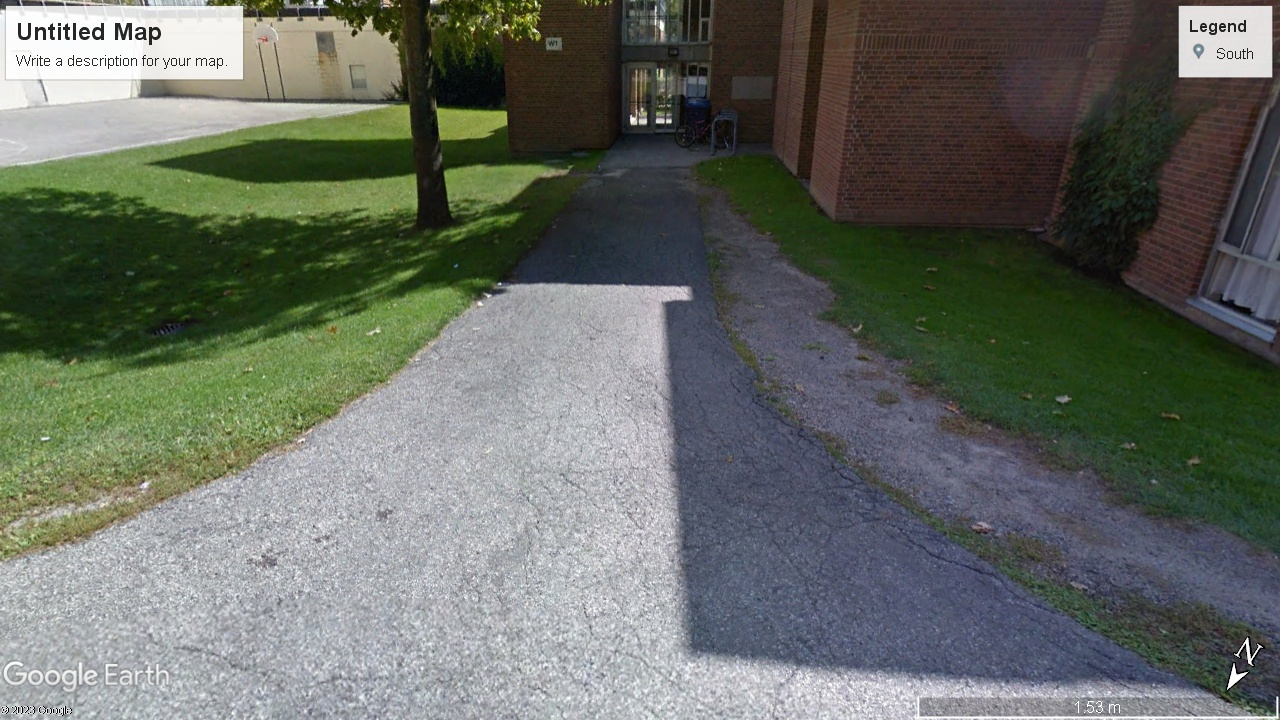
#> input picture Sidewalks/P1.jpg, 1280 x 720 px, given in place of IMG_1671.MOV, which was not available
$ python linemeasure.py
#> lines starting #> are read from the running program, lines starting #| are printed output that depends on the picture; after the words box and inside, x2 and y2 are one past the last pixel; in counts of white or black regions, pixels touching at a corner belong together; pictures that were not available may be replaced by others from this repository, and a replacement may not be noted
import numpy as np
import matplotlib.pyplot as plt
import cv2
import time
import math

vid = cv2.VideoCapture('IMG_1671.MOV')

while vid.isOpened():
    (ret, image) = vid.read()
#> image is the input picture: shape (720, 1280, 3); mean B, G, R 98.4, 106.6, 101.6
    y = image.shape[0]
#> y = 720
    x = image.shape[1]
#> x = 1280
    halfx = int(x / 2)
#> halfx = 640
    yless = y - 1
#> yless = 719
    result = []

    whiteboard = np.ones((y, x, 3), np.uint8) * 256
    hsv = cv2.cvtColor(image, cv2.COLOR_BGR2HSV)
#> hsv: shape (720, 1280, 3); mean H, S, V 74.5, 69.1, 113.5
    (h, s, v) = cv2.split(hsv)
    lower_value_threshold = 50
    upper_value_threshold = 100
    lower_hue_threshold = 10
    upper_hue_threshold = 90

    # binary mask with value thresholds

    value_mask = cv2.inRange(v, lower_value_threshold,
                             upper_value_threshold)
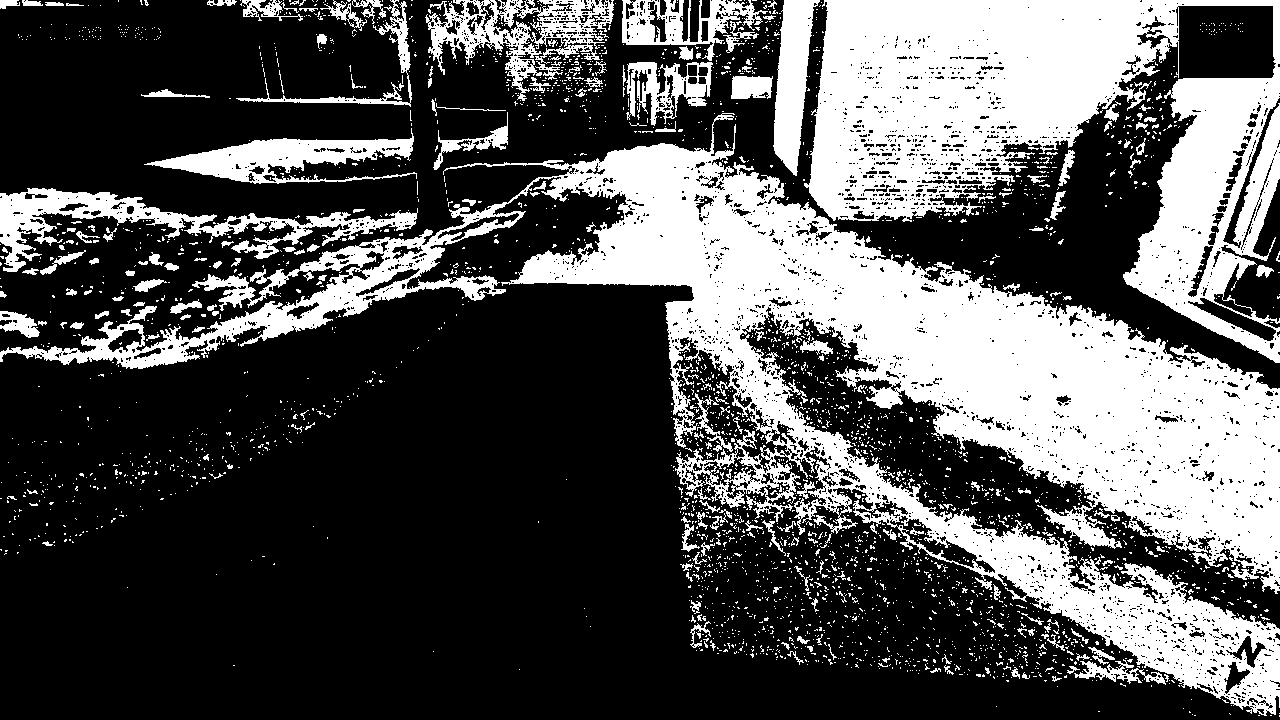
#> value_mask: shape (720, 1280); 32.6% white; 3132 white regions (2905 under 20 px), largest, box (x1, y1, x2, y2) and area: (0, 113, 1280, 716) 162805, (804, 0, 1280, 363) 79584, (0, 188, 418, 272) 8518

    # binary mask with huge thresholds

    hue_mask = cv2.inRange(h, lower_hue_threshold, upper_hue_threshold)
#> hue_mask: shape (720, 1280); 44.5% white; 899 white regions (684 under 20 px), largest, box (x1, y1, x2, y2) and area: (0, 0, 792, 590) 252847, (685, 0, 1280, 553) 125965, (856, 466, 1280, 720) 12428

    # combine them

    composite_mask = cv2.bitwise_and(value_mask, hue_mask)
#> composite_mask: shape (720, 1280); 17.1% white; 1727 white regions (1506 under 20 px), largest, box (x1, y1, x2, y2) and area: (685, 154, 1280, 553) 69978, (0, 158, 640, 369) 16764, (856, 466, 1276, 716) 11048

    segmented_image = cv2.bitwise_and(image, image, mask=composite_mask)
    img_gry = cv2.cvtColor(segmented_image, cv2.COLOR_BGR2GRAY)
    equalized = cv2.equalizeHist(img_gry)

    img_blur = cv2.GaussianBlur(equalized, (5, 5), 0)

    (ret, img_Otsubin) = cv2.threshold(img_blur, 10, 255,
            cv2.THRESH_BINARY)
#> img_Otsubin: shape (720, 1280); 22.7% white; 676 white regions (350 under 20 px), largest, box (x1, y1, x2, y2) and area: (684, 153, 1280, 554) 73950, (0, 151, 641, 371) 34960, (854, 464, 1280, 718) 15042

    imagetocanny = img_Otsubin

    edges = cv2.Canny(image=imagetocanny, threshold1=200,
                      threshold2=200)
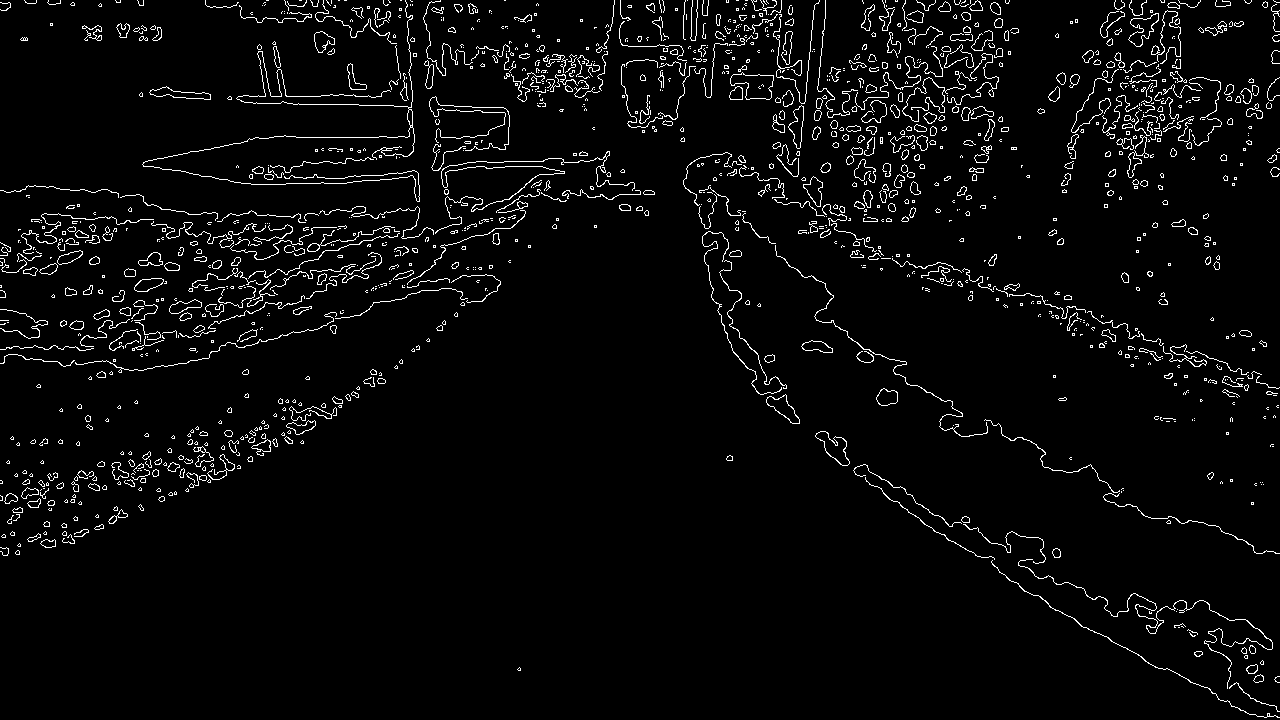
#> edges: shape (720, 1280); 3.7% white in thin lines or dots

       # detect the canny edges

    # apply hough lines

    lines = cv2.HoughLinesP(
        edges,
        1,
        np.pi / 100,
        65,
        np.array([]),
        100,
        30,
        )
#> lines = 319 rows, first 6: [1076, 116, 1267, 92], [775, 143, 996, 86], [148, 160, 275, 136], [351, 176, 525, 166], [782, 148, 969, 94], [419, 211, 634, 184]
    if lines is not None:
        for line in lines:
            for (x1, y1, x2, y2) in line:
                cv2.line(image, (x1, y1), (x2, y2), (255, 0, 0), 2)
                cv2.line(whiteboard, (x1, y1), (x2, y2), (255, 0, 0), 2)
#> this loop made 319 passes
#> image: shape (720, 1280, 3); 11.1% of pixels changed, all inside (x1, y1, x2, y2) = (0, 0, 1280, 695)
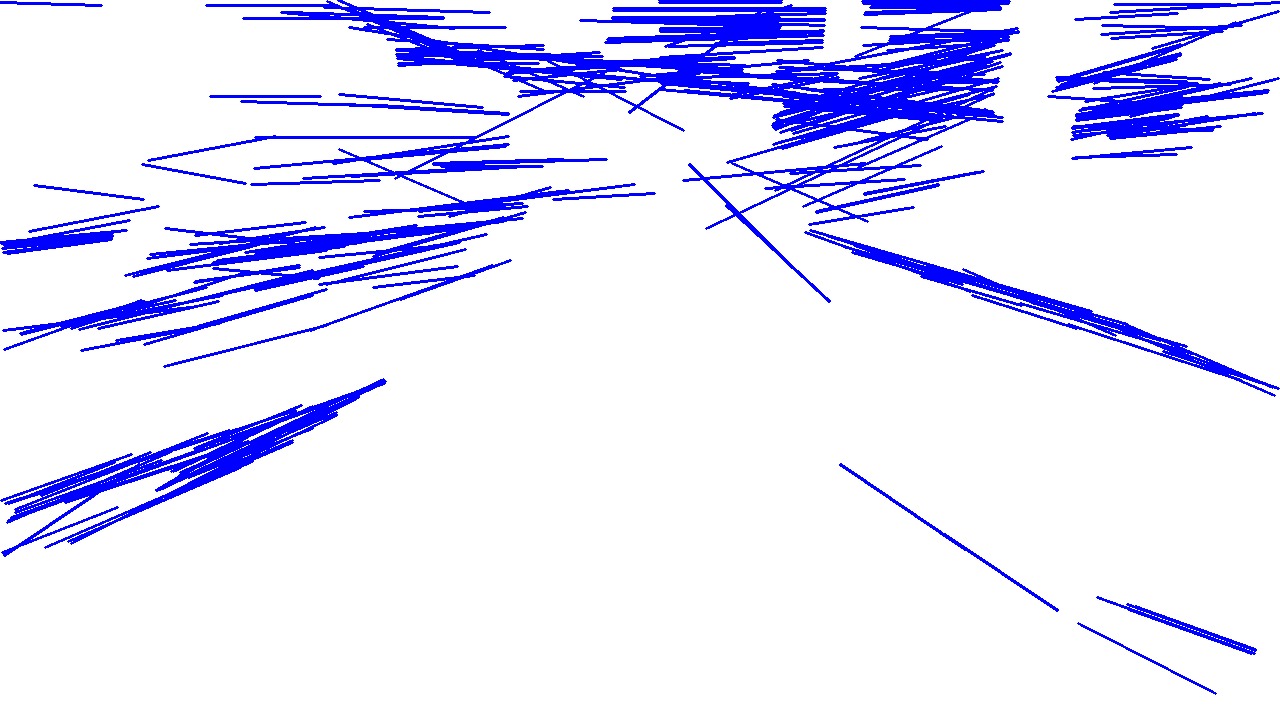
#> whiteboard: shape (720, 1280, 3) uint16; mean B, G, R 255.9, 227.6, 227.6; drawn with min black and max white

    # LEFT LINE

    y1 = y - 1
#> y1 = 719
    x1 = halfx
#> x1 = 640
    while x1 > 0:
        pixel_color = whiteboard[y1, x1]

        if all(pixel_color == [255, 0, 0]):
            break
        y1 -= 1
        x1 -= 1
#> after the loop, x1 = 336; y1 = 415
    cv2.line(image, (x1, y1), (halfx, y), (0, 255, 0), 5)
    distance1 = int(math.hypot(halfx - x1, yless - y1)) / 100
#> distance1 = 4.29
    text1 = 'Left Distance:' + str(distance1)
#> text1 = 'Left Distance:4.29'
    result.append(int(math.hypot(halfx - x1, yless - y1)))
    cv2.putText(
        image,
        text1,
        (50, 50),
        cv2.FONT_HERSHEY_SIMPLEX,
        0.5,
        (0, 255, 0),
        2,
        )

    # CENTRE LINE

    y2 = yless
#> y2 = 719
    x2 = halfx
#> x2 = 640
    while y2 > 0:
        pixel_color = whiteboard[y2, x2]

        if all(pixel_color == [255, 0, 0]):

            break
        y2 -= 1
#> after the loop, y2 = 195
    cv2.line(image, (halfx, y2), (halfx, y), (0, 255, 0), 5)
    distance2 = int(math.hypot(halfx - x2, yless - y2)) / 50
#> distance2 = 10.48
    text2 = 'Forward Distance:' + str(distance2)
#> text2 = 'Forward Distance:10.48'
    result.append(int(math.hypot(halfx - x2, yless - y2)))
    cv2.putText(
        image,
        text2,
        (halfx - 75, 50),
        cv2.FONT_HERSHEY_SIMPLEX,
        0.5,
        (0, 255, 0),
        2,
        )

    # RIGHT LINE

    y3 = yless
#> y3 = 719
    x3 = halfx
#> x3 = 640
    while x3 < x:
        pixel_color = whiteboard[y3, x3]

        if all(pixel_color == [255, 0, 0]):
            break
        y3 -= 1
        x3 += 1
#> after the loop, x3 = 872; y3 = 487
    cv2.line(image, (x3, y3), (halfx, y), (0, 255, 0), 5)
    distance3 = int(math.hypot(halfx - x3, yless - y3)) / 100
#> distance3 = 3.28
    text3 = 'Right Distance:' + str(distance3)
#> text3 = 'Right Distance:3.28'
    result.append(int(math.hypot(halfx - x3, yless - y3)))
    cv2.putText(
        image,
        text3,
        (x - 150, 50),
        cv2.FONT_HERSHEY_SIMPLEX,
        0.5,
        (0, 255, 0),
        2,
        )
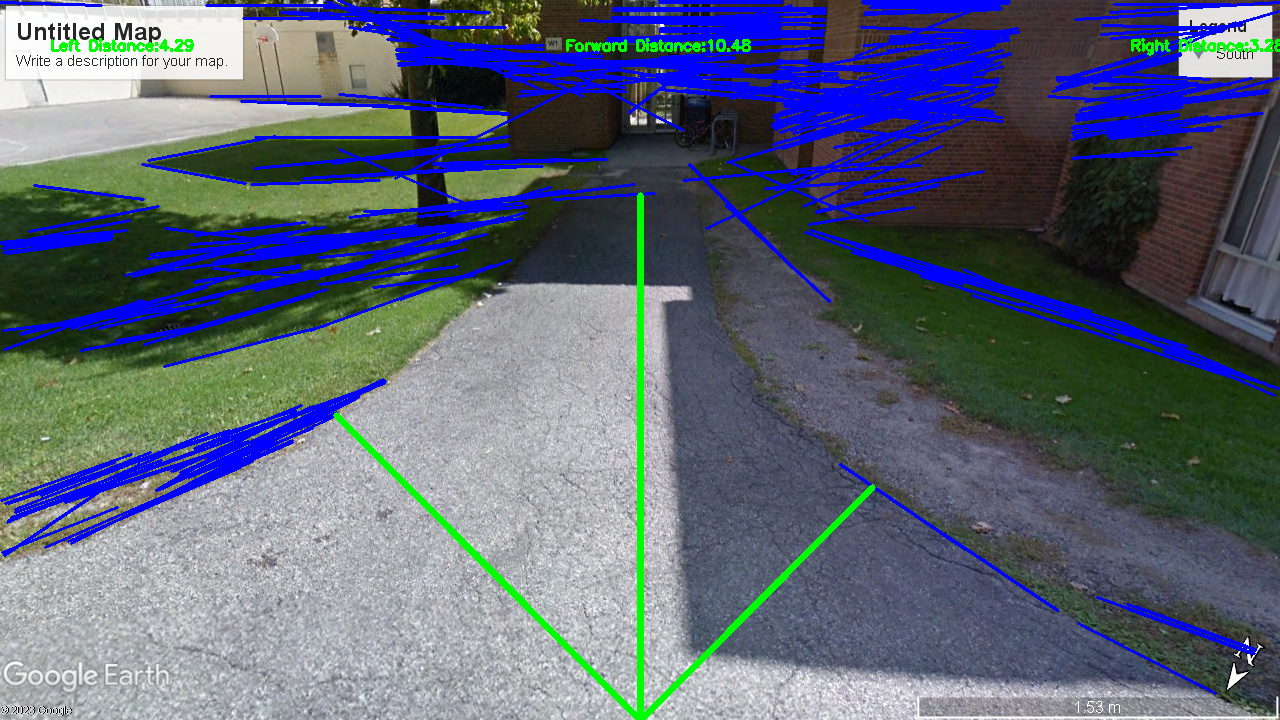
#> image: shape (720, 1280, 3); mean B, G, R 119.7, 100.8, 92.7

    print(result)
#| [429, 524, 328]

    # resulting frame

    cv2.imshow('frame', image)

    if cv2.waitKey(1) == ord('q'):
#> (key q is pressed here)
        break

vid.release()
cv2.destroyAllWindows()

$ run again, on Sidewalks/P10.jpg
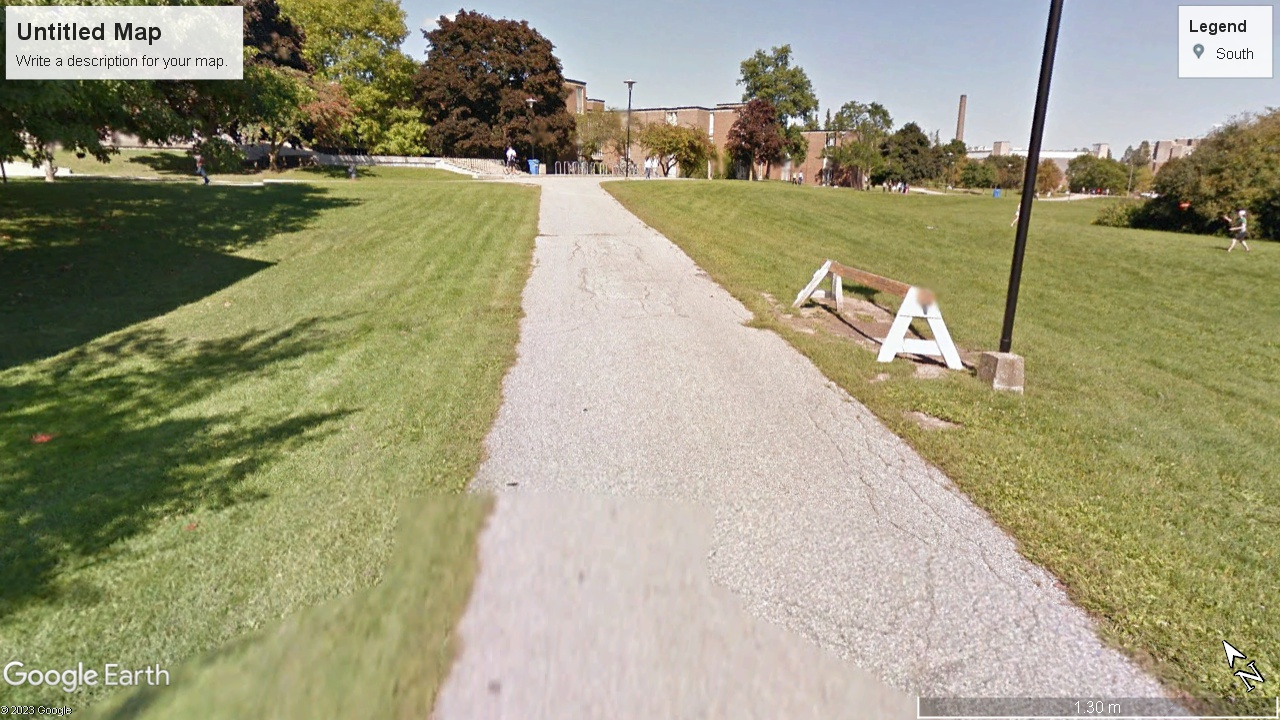
#> input picture Sidewalks/P10.jpg, 1280 x 720 px, given in place of IMG_1671.MOV, which was not available
#> image is the input picture: shape (720, 1280, 3); mean B, G, R 124.2, 153.9, 157.2
#> hsv: shape (720, 1280, 3); mean H, S, V 37.7, 75.5, 161.6
#> value_mask: shape (720, 1280); 10.9% white; 1783 white regions (1601 under 20 px), largest, box (x1, y1, x2, y2) and area: (0, 173, 360, 619) 45489, (352, 9, 592, 174) 12364, (221, 53, 376, 179) 4234
#> hue_mask: shape (720, 1280); 76% white; 891 black regions (638 under 20 px), largest, box (x1, y1, x2, y2) and area: (392, 0, 1280, 283) 94303, (434, 271, 678, 720) 49608, (724, 436, 1200, 720) 46581
#> composite_mask: shape (720, 1280); 10.2% white; 1788 white regions (1592 under 20 px), largest, box (x1, y1, x2, y2) and area: (0, 173, 360, 619) 45481, (352, 16, 585, 160) 10945, (131, 329, 316, 393) 3596
#> img_Otsubin: shape (720, 1280); 16.2% white; 556 white regions (362 under 20 px), largest, box (x1, y1, x2, y2) and area: (0, 0, 604, 626) 101208, (1142, 125, 1280, 244) 7242, (822, 100, 967, 192) 6041
#> edges: shape (720, 1280); 3.2% white in thin lines or dots
#> lines = 243 rows, first 6: [155, 98, 434, 124], [678, 176, 834, 181], [867, 181, 1086, 194], [499, 163, 895, 163], [735, 142, 920, 130], [241, 143, 408, 143]
#> the loop `for line in lines:` made 243 passes
#> after the loop `for line in lines:`:
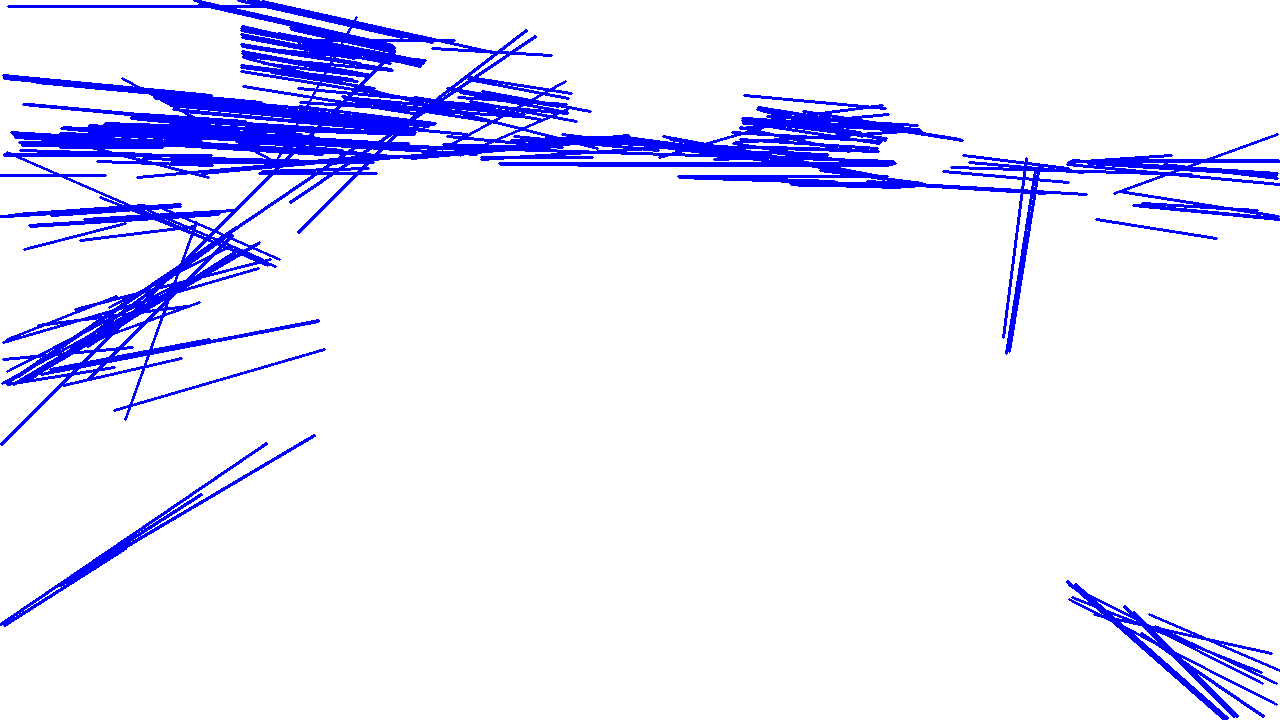
#> whiteboard: shape (720, 1280, 3) uint16; mean B, G, R 255.9, 232.6, 232.6; drawn with min black and max white
#> after the loop `while x1 > 0:`: x1 = 283; y1 = 362
#> distance1 = 5.04
#> text1 = 'Left Distance:5.04'
#> after the loop `while y2 > 0:`: y2 = 166
#> distance2 = 11.06
#> text2 = 'Forward Distance:11.06'
#> after the loop `while x3 < x:`: x3 = 1006; y3 = 353
#> distance3 = 5.17
#> text3 = 'Right Distance:5.17'
#> `cv2.putText( image, text3, (x - 150, 50), cv2.FONT_HERSHEY_SIMPLEX, 0...`:
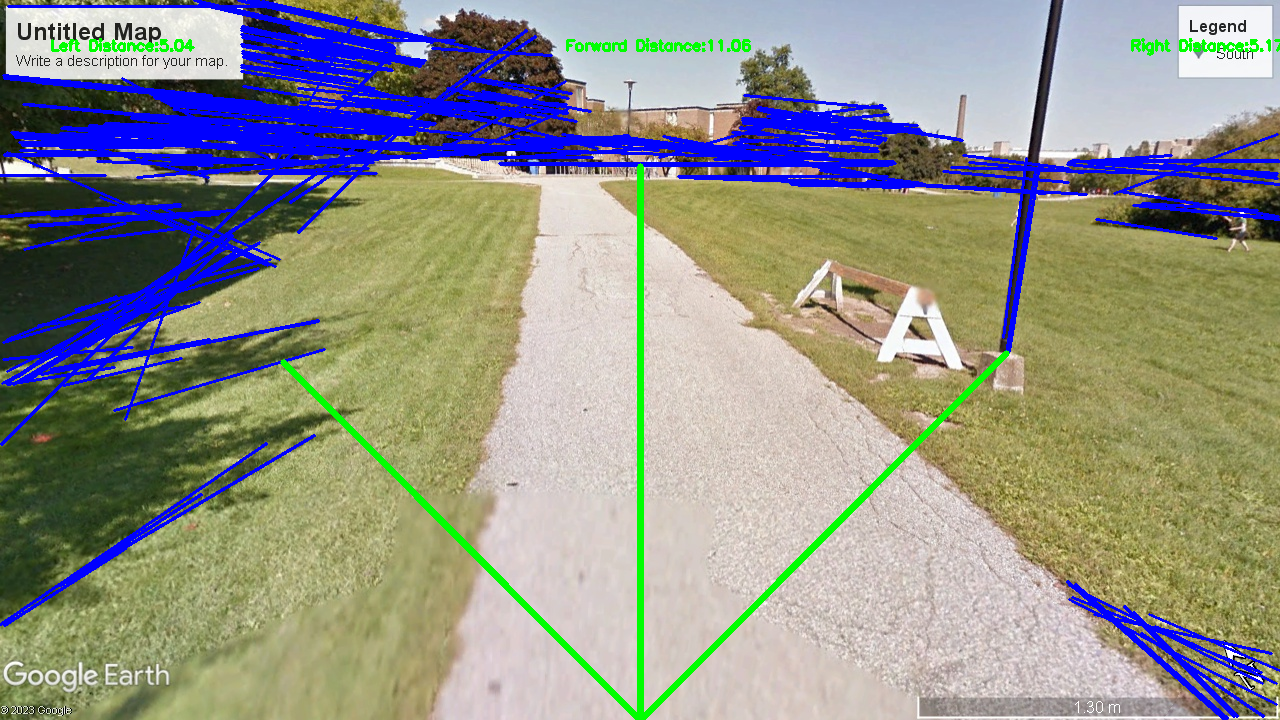
#> image: shape (720, 1280, 3); mean B, G, R 139.2, 146.4, 145.3
#| [504, 553, 517]
